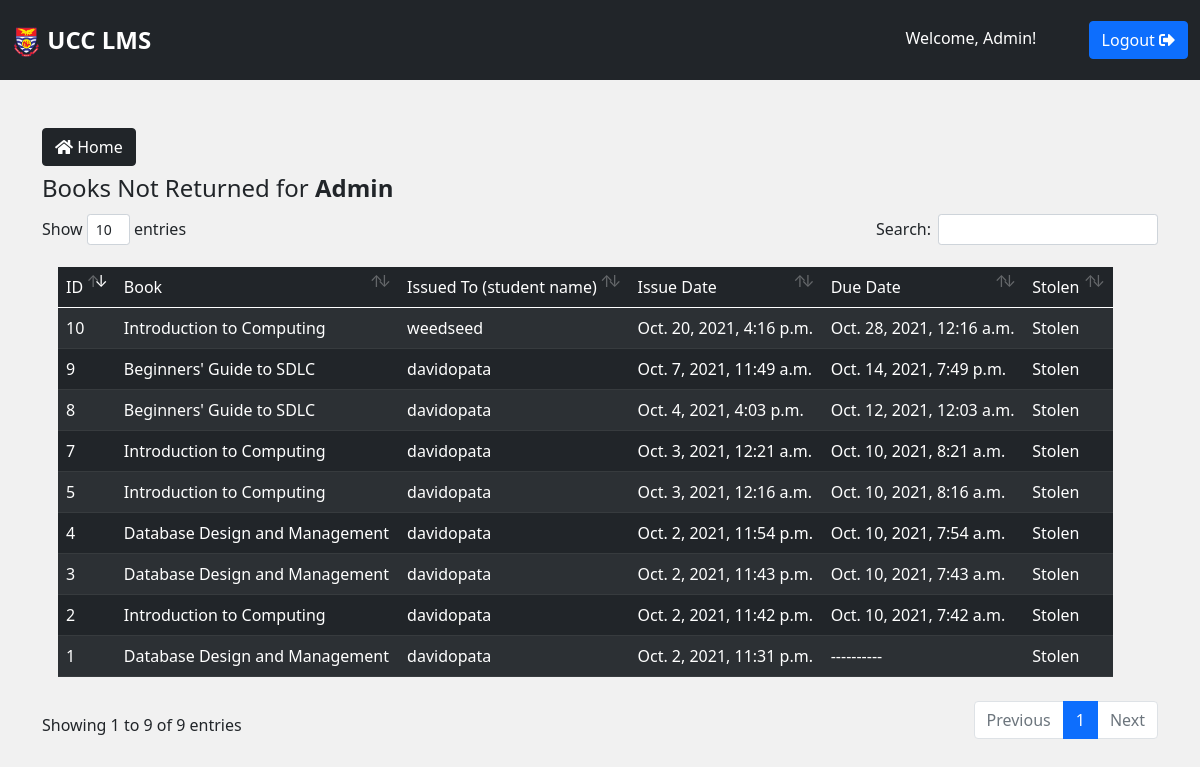
The page /books-not-returned/ (signed in) on the database its author committed.
### ucclms/models.py (models this page shows, shortened)
class BookRecord(models.Model):
    book = ForeignKey(Book, on_delete=models.CASCADE)
    user = models.ForeignKey(User, blank=False, null=False, on_delete=models.CASCADE)
    date_of_issue = models.DateTimeField(auto_now_add=True)
    due_date = models.DateTimeField(blank=True, null=True)
    date_of_return = models.DateTimeField(null=True, blank=True)
    dues = models.IntegerField(null=True, blank=True, default=0 )
    renewals_left = models.IntegerField(null=True, blank=True, default=0 )

class Book(models.Model):
    title = models.CharField(max_length = 255, blank=False, null=False)
    publisher = models.CharField(max_length = 255, blank=True, null=True)
    availability = models.IntegerField(default=0, blank=True, null=True)
    year = models.CharField(max_length = 4, blank=True, null=True)
    author = models.CharField(max_length = 255, blank=True, null=True)
    location = models.CharField(max_length = 255, blank=True, null=True)
    subject = models.ForeignKey(Subject, on_delete=models.SET_NULL, null=True, blank=True, related_name='booksubject')
    is_stolen = models.BooleanField(default=False)
    no_stolen = models.IntegerField(null=True, blank=True, default=0)
    def __str__(self):
        return self.title

### ucclms/decorators.py (the view)
        def wrapper_func(request, *args, **kwargs):
            group = None
            if request.user.groups.exists():
                group = request.user.groups.all()[0].name
            if group in allowed_roles:
                return view_func(request, *args, **kwargs)
            else:
                return HttpResponse('Not authorised to access this page Try <ul><li><a href="/">Home</a></li><li><a href="/login">Login</a></li><li><a href="/admin-dashboard">Admin dashboard</a></li><li><a href="/student-dashboard">Student/Faculty dashboard</a></li></ul>')

### ucclms/views.py (called while the page is built)
@allowed_users(allowed_roles=['admin'])
def booksNotreturned(request):
    book_records = BookRecord.objects.filter(date_of_return=None)
    context = {'book_records': book_records}
    return render(request, 'ucclms/student-booksnot.html', context)

### ucclms/templates/ucclms/student-booksnot.html
{% extends 'base.html' %}
{% block content %}
<div class="container users mt-5">
    <a href="{% url 'admin-dashboard' %}" class="btn btn-dark mb-1"><i class="fas fa-home"></i> Home</a>
    {% if book_records %}
    <table class="table table-striped p-3 table-dark" id="table_id">
        <legend>Books Not Returned for <strong style="text-transform: capitalize;">{{user}}</strong></legend>
        <thead>
            <tr>
                <td>ID</td>
                <td>Book</td>
                <td>Issued To (student name)</td>
                <td>Issue Date</td>
                <td>Due Date</td>
                <td>Stolen</td>
            </tr>
        </thead>
        <tbody>
            {% for i in book_records %}
            <tr>
                <td>{{i.id}}</td>
                <td>{{i.book}}</td>
                <td>{{i.user}}</td>
                <td>{% if i.date_of_issue != None %}
                    {{i.date_of_issue}}
                    {%else%}
                    ----------
                    {%endif%}
                </td>
                <td>{% if i.due_date != None %}
                    {{i.due_date}}
                    {%else%}
                    ----------
                    {%endif%}
                </td>
                <td>
                    {% if i.book.is_stolen  %}
                        Stolen
                    {% else %}
                    <a href="{% url 'add-stolen-book' i.id %}" class="btn btn-danger btn-sm">add</a>
                    {%endif%}
                </td>
            </tr>
            {% endfor %}
        </tbody>
    </table>
    {% else %}
    <p class="my-4"> <strong class="text-bold" style="text-transform: capitalize;">{{user}}</strong> has no history of
        borrowed books</p>
    {% endif %}
</div>
{% endblock %}

### templates/base.html (shortened to what this page needs)
<!DOCTYPE html>
{% load static %}
<html lang="en">
<head>
    <link rel="stylesheet" type="text/css" href="{% static '/css/all.min.css' %}">
    <link rel="stylesheet" type="text/css" href="{% static '/css/sign-up.css' %}">
    <link rel="stylesheet" type="text/css" href="{% static '/css/bootstrap.css' %}">
    <link rel="stylesheet" type="text/css" href="{% static '/css/main.css' %}">
    <link rel="stylesheet" type="text/css" href="{% static '/css/dashstyle.css' %}">
    <link href="{% static 'libs/datatables/dataTables.bootstrap4.min.css' %}" rel="stylesheet" type="text/css" />
    <link href="{% static 'libs/datatables/responsive.bootstrap4.min.css' %}" rel="stylesheet" type="text/css" />
    <link href="{% static 'libs/datatables/buttons.bootstrap4.min.css' %}" rel="stylesheet" type="text/css" />
    <link href="{% static 'libs/datatables/select.bootstrap4.min.css' %}" rel="stylesheet" type="text/css" />
</head>
<body>
    <nav class="navbar navbar-dark bg-dark py-3">
        <div class="container-fluid">
            <div class="logo"><a href="/"><img src="{% static '/img/ucc_web_logo.png' %}" alt="logo.png" height='30px'>
                    UCC LMS</a></div>
            <div class="right">
                <span id="hello-msg" class="mx-5" style="text-transform: capitalize; color: white;">Welcome,
                    {{request.user}}!</span>
                <a href="{% url 'logout' %}" class="btn btn-primary">
                    Logout <i class="fas fa-sign-out-alt"></i>
                </a>
            </div>
        </div>
    </nav>
    {% block content %}
    {% endblock %}
</body>
</html>

### static/css/main.css (style rules this page uses)
* { margin: 0; padding: 0; box-sizing: border-box; }
body { background-color: rgb(241, 241, 241); }
a { text-decoration: none; }
nav.navbar { height: 10vh; }
nav.navbar a { color: #fff; }
nav .logo { font-weight: bold; font-size: 1.5rem; }

### rows shown on the page
BookRecord: id "1", book "Database Design and Management", user "davidopata", date_of_issue "Oct. 2, 2021, 11:31 p.m.", shows "Stolen"
BookRecord: id "2", book "Introduction to Computing", user "davidopata", date_of_issue "Oct. 2, 2021, 11:42 p.m.", due_date "Oct. 10, 2021, 7:42 a.m.", shows "Stolen"
BookRecord: id "3", book "Database Design and Management", user "davidopata", date_of_issue "Oct. 2, 2021, 11:43 p.m.", due_date "Oct. 10, 2021, 7:43 a.m.", shows "Stolen"
BookRecord: id "4", book "Database Design and Management", user "davidopata", date_of_issue "Oct. 2, 2021, 11:54 p.m.", due_date "Oct. 10, 2021, 7:54 a.m.", shows "Stolen"
BookRecord: id "5", book "Introduction to Computing", user "davidopata", date_of_issue "Oct. 3, 2021, 12:16 a.m.", due_date "Oct. 10, 2021, 8:16 a.m.", shows "Stolen"
BookRecord: id "7", book "Introduction to Computing", user "davidopata", date_of_issue "Oct. 3, 2021, 12:21 a.m.", due_date "Oct. 10, 2021, 8:21 a.m.", shows "Stolen"
BookRecord: id "8", book "Beginners' Guide to SDLC", user "davidopata", date_of_issue "Oct. 4, 2021, 4:03 p.m.", due_date "Oct. 12, 2021, 12:03 a.m.", shows "Stolen"
BookRecord: id "9", book "Beginners' Guide to SDLC", user "davidopata", date_of_issue "Oct. 7, 2021, 11:49 a.m.", due_date "Oct. 14, 2021, 7:49 p.m.", shows "Stolen"
BookRecord: id "10", book "Introduction to Computing", user "weedseed", date_of_issue "Oct. 20, 2021, 4:16 p.m.", due_date "Oct. 28, 2021, 12:16 a.m.", shows "Stolen"

### other values the page prints
{{ request.user }} "Admin"
{{ user }} "Admin"
